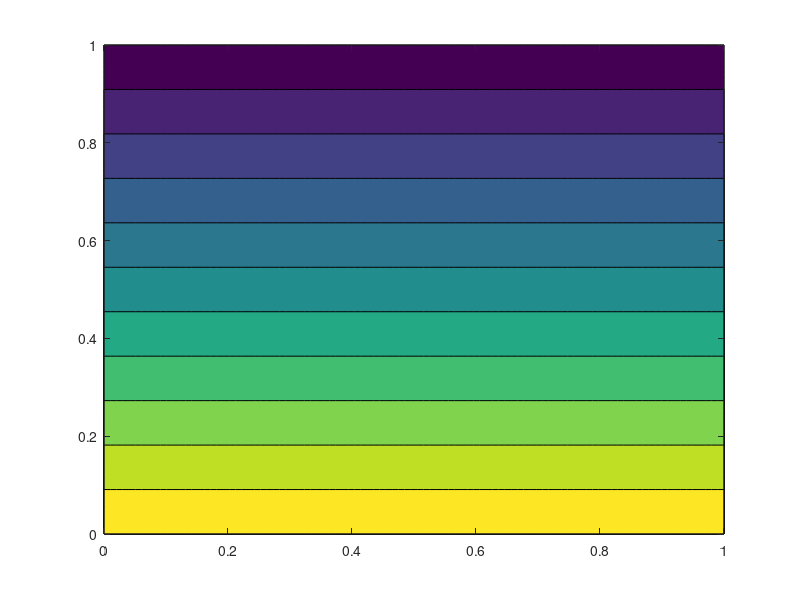

This chart was generated by the following MATLAB code: (Note: this script raises an error after producing the figure.)
clear all
close all
clc

save_on = 1;  

%%%%%%%%%%%%%%%%%%%%%%%%%%%%%%%%%%%%%%%%%%%%%%%%%%%%%%%%%%%%%%%%%%%%%%%%%%%
%%% Plot settings
%%%%%%%%%%%%%%%%%%%%%%%%%%%%%%%%%%%%%%%%%%%%%%%%%%%%%%%%%%%%%%%%%%%%%%%%%%%

LW = 2;     % Line width
MS = 8;     % Marker Size
FS_leg = 16; % Font size legend


size_1 = [0,0,445,345]; 
size_2 = [0,0,1340,515]; 

size_square = [0,0,445,445]; 
size_large = [0,0,668,518]; 

FS = 28;    % Font size axis
FS_axis = 18; 
LW_axis = 1; 

MyMarkerSize = 8; 

% Colors
c1 = [0, 0.4470, 0.7410];
c2 = [0.8500, 0.3250, 0.0980];
c3 = [0.9290, 0.6940, 0.1250]; 
c4 = [0.4940, 0.1840, 0.5560];
c5 = [0.4660, 0.6740, 0.1880]; 
c6 = [0.3010, 0.7450, 0.9330]; 


%%%%%%%%%%%%%%%%%%%%%%%%%%%%%%%%%%%%%%%%%%%%%%%%%%%%%%%%%%%%%%%%%%%%%%%%%%%
%%%  nu test
%%%%%%%%%%%%%%%%%%%%%%%%%%%%%%%%%%%%%%%%%%%%%%%%%%%%%%%%%%%%%%%%%%%%%%%%%%%

nu_orig = 0.01; 
delta_nu_0 = 0; 
delta_nu_1 = -0.5; 

nu_0 = nu_orig*(1+delta_nu_0); 
nu_1 = nu_orig*(1+delta_nu_1); 

x_vec = linspace(0,1,100);
[X,Y] = meshgrid(x_vec); 

%%% nu linear 
nu_mat_1 = zeros(length(x_vec), length(x_vec)); 

for i_x = 1:length(x_vec)
    for i_y = 1:length(x_vec)
        nu_mat_1(i_x,i_y) = nu_0+(nu_1-nu_0)*x_vec(i_y);
    end
end

figure
[c,h]=contourf(X,Y,nu_mat_1',10);
set(h, 'edgecolor','none');
axis tight
xlim([0,1]); ylim([0,1]);
new_labels = linspace(0, 1, 3);
xlabel('x','interpreter', 'latex', 'fontsize', FS)
ylabel('y','interpreter', 'latex', 'fontsize', FS)
set(gca,'XTick', new_labels); set(gca,'YTick', new_labels);
set(gca,'Fontsize', FS_axis, 'linewidth',LW_axis);box on
pbaspect([1 1 1])
colorbar 
title('Linear $\nu$','Interpreter', 'latex')

if save_on ==1
    saveas(gcf,'plots_nu/nu_linear_cont','png')
end

figure
plot([0,1], [nu_0,nu_1],'color',c1,'LineWidth',LW)
xlabel('$y$','interpreter','latex','Fontsize',FS)
ylabel('$\Delta \nu$','interpreter','latex','Fontsize',FS)
axis tight
set(gca,'Fontsize', FS_axis, 'linewidth',LW_axis);box on
title('Linear','Interpreter','latex')
set(gcf,'Position',size_1)

if save_on ==1
    saveas(gcf,'plots_nu/nu_linear_line','png')
end

%%% nu sigmoid 
delta_nu_0 = 1; 
delta_nu_1 = -0.5; 

nu_0 = nu_orig*(1+delta_nu_0); 
nu_1 = nu_orig*(1+delta_nu_1); 

nu_mat_2 = zeros(length(x_vec), length(x_vec)); 

x_vec = linspace(0,1,100);
s_tight = 30; 
s_center = 0.25; 

s_1 = nu_0+(nu_1-nu_0)./(1+exp(s_tight*(x_vec-s_center)));

% vort = [0.6215,0.7357]; 
vort =  [0.6684, 0.7357];

for i_x = 1:length(x_vec)
    for i_y = 1:length(x_vec)
        d_1 = sqrt((x_vec(i_x) - vort(1))^2+(x_vec(i_y) - vort(2))^2);
        
        nu_mat_2(i_x,i_y) = nu_0+(nu_1-nu_0)./(1+exp(s_tight*(d_1-s_center)));
    end
end

figure
[c,h]=contourf(X,Y,nu_mat_2',10);
set(h, 'edgecolor','none');
axis tight
xlim([0,1]); ylim([0,1]);
new_labels = linspace(0, 1, 3);
xlabel('x','interpreter', 'latex', 'fontsize', FS)
ylabel('y','interpreter', 'latex', 'fontsize', FS)
set(gca,'XTick', new_labels); set(gca,'YTick', new_labels);
set(gca,'Fontsize', FS_axis, 'linewidth',LW_axis);box on
pbaspect([1 1 1])
colorbar 
title('Sigmoid $\nu$','Interpreter', 'latex')

if save_on ==1
    saveas(gcf,'plots_nu/nu_sigmoid_cont','png')
end

% I have nu_0 and nu_1 now do a sigmoid from 1 to the other. Magnitude is
% difference. 

x_vec = linspace(0,1,100);
s_tight = 30; 
s_center = 0.25; 

s_1 = nu_0+(nu_1-nu_0)./(1+exp(s_tight*(x_vec-s_center)));

figure
plot(x_vec, s_1,'color',c1,'LineWidth',LW)
xlabel('distance','interpreter','latex','Fontsize',FS)
ylabel('$\nu$','interpreter','latex','Fontsize',FS)
axis tight
% xlim([0,1]); ylim([0,1]);
set(gca,'Fontsize', FS_axis, 'linewidth',LW_axis);box on
title('Sigmoid','Interpreter','latex')
set(gcf,'Position',size_1)

if save_on ==1
    saveas(gcf,'plots_nu/nu_sigmoid_line','png')
end

% %%% nu sigmoid ring 
% 
% % Plan is to do a picewise sigmoid... have a peak 
% 
% 
% % Could do a gaussian instead? 
% x_vec = 0:0.01:1;
% s_f = 0.1; 
% mu_f = 0.2; 
% 
% f = 1/(s_f.*sqrt(2.*pi)).*exp(-0.5.*((x_vec-mu_f)/s_f).^2);
% 
% 
% figure
% plot(x_vec, f,'color',c1,'LineWidth',LW)
% xlabel('distance','interpreter','latex','Fontsize',FS)
% ylabel('$\nu$','interpreter','latex','Fontsize',FS)
% axis tight
% % xlim([0,1]); ylim([0,1]);
% set(gca,'Fontsize', FS_axis, 'linewidth',LW_axis);box on
% title('Offset Gaussian','Interpreter','latex')
% set(gcf,'Position',size_1)



% next try a ring... 
